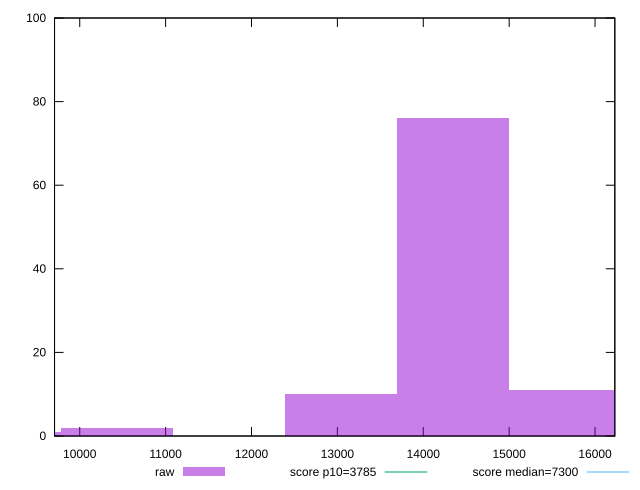

The gnuplot source for this figure:
reset

$raw <<EOF
14350.796392207503 76
15655.414246044547 11
13046.178538370457 10
10436.942830696365 2
9132.32497685932 1
EOF

set key outside below
set boxwidth 1304.6178538370457
set xrange [9706.637499999997:16230.2925]
set yrange [0:100]
set trange [0:100]
set style fill transparent solid 0.5 noborder

set parametric
set terminal svg size 640, 490 enhanced background rgb 'white'
set output "reports/report_00028_2021-02-24T12-49-42.674Z/interactive/samples/music/raw/histogram.svg"

plot $raw title "raw" with boxes, \
     3785,t title "score p10=3785", \
     7300,t title "score median=7300"

reset
